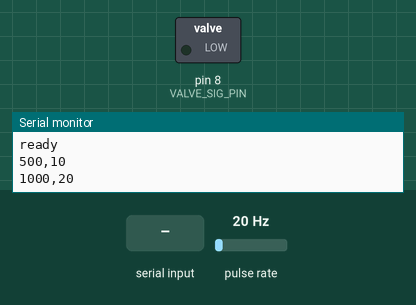
Bench run of a sketch on a simulated Arduino Uno, built with avr-gcc and run on an emulated ATmega328P. Shown: switched loads named in the sketch (green lamp = pin HIGH), the last lines printed to the serial monitor. Wiring (inferred from the names in the program): pulse sensor: data pin 2. The test bench sets the inputs (shaded band); at power-on: pulse rate 20 Hz.

Above: at 1.2 s.
1.3 s: "o" received over Serial
At 2.4 s:
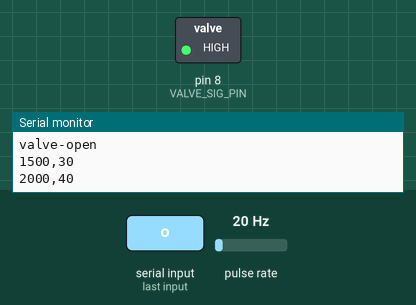
4.3 s: "c" received over Serial
At 4.7 s:
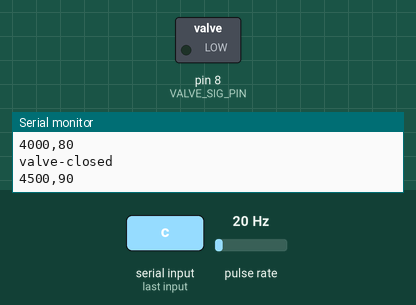
Timing chart, 0 to 7.3 s (numbered marks = the images above; inputs shaded):
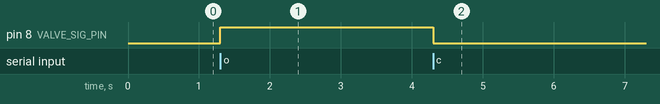

Measured:
- after the input at 1.3 s, pin 8 (VALVE_SIG_PIN): LOW → HIGH at once
- after the input at 4.3 s, pin 8 (VALVE_SIG_PIN): HIGH → LOW at once

The sketch:

Flowmeter.ino
```cpp
/*
 * flow_sensor_1L.ino  –  Streams pulse counter over Serial and supports reset
 * Wire:
 *   Yellow  → D2  (signal)        (use INPUT_PULLUP)
 *   Red     → 5 V
 *   Black   → GND
 */

const byte  FLOW_PIN      = 2;          // interrupt pin
const byte  VALVE_SIG_PIN = 8;          // relay signal pin
const unsigned long BAUD  = 115200;
const unsigned long INTERVAL_MS = 500;  // how often to send a CSV frame

volatile unsigned long pulseCount = 0;

void setup() {
  pinMode(FLOW_PIN, INPUT_PULLUP);
  attachInterrupt(digitalPinToInterrupt(FLOW_PIN), countPulse, RISING);

  pinMode(VALVE_SIG_PIN, OUTPUT);
  digitalWrite(VALVE_SIG_PIN, LOW);   // valve normally closed

  Serial.begin(BAUD);
  Serial.println(F("ready"));           // banner for host script
}

void loop() {
  /* -------- handle incoming commands -------- */
  while (Serial.available() > 0) {
    char c = Serial.read();
    if (c == 'r') {                     // reset counter
      noInterrupts();
      pulseCount = 0;
      interrupts();
      Serial.println(F("reset-ack"));   // confirmation
    } else if (c == 'o') {              // open valve
      digitalWrite(VALVE_SIG_PIN, HIGH);

      Serial.println(F("valve-open"));
    } else if (c == 'c') {              // close valve
      digitalWrite(VALVE_SIG_PIN, LOW);
      Serial.println(F("valve-closed"));
    }
  }

  /* -------- periodic data frame -------- */
  static unsigned long lastPrint = 0;
  const unsigned long now = millis();

  if (now - lastPrint >= INTERVAL_MS) {
    noInterrupts();
    unsigned long count = pulseCount;
    interrupts();

    Serial.print(now);
    Serial.print(',');
    Serial.println(count);

    lastPrint = now;
  }
}

void countPulse() { pulseCount++; }
```
